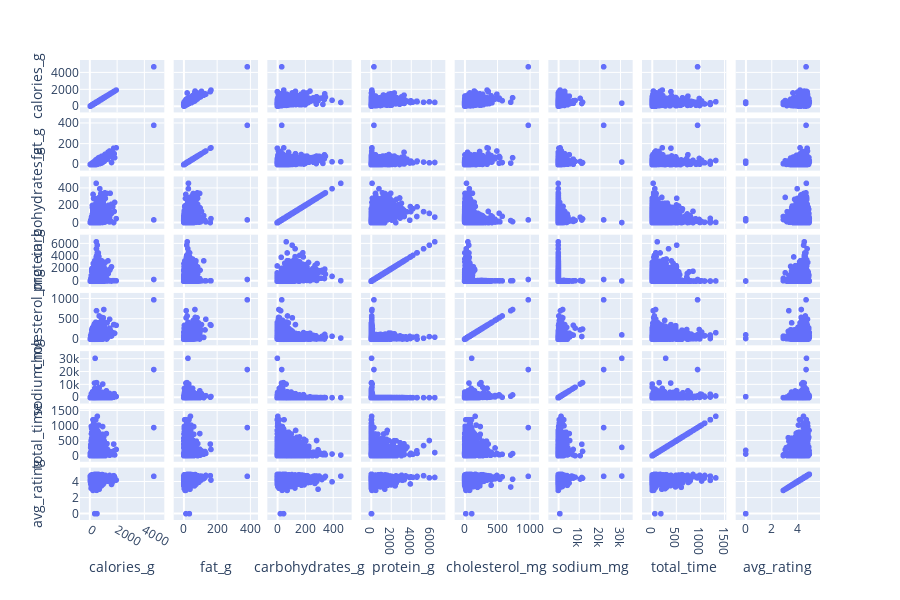

Write notebook code for a chart like this one.
### Code cell
import plotly.express as px
fig = px.scatter_matrix(noname)
fig.show()

### Figure 1 — Plotly figure (JSON) as saved in the notebook; plotly's stock layout.template omitted (floating-point values rounded to 4 significant figures; data arrays with more than 128 entries replaced by an {"elided": "..."} marker saying what was removed)
{"data": [{"dimensions": [{"axis": {"matches": true}, "label": "calories_g", "values": {"elided": "5201 int values"}}, {"axis": {"matches": true}, "label": "fat_g", "values": {"elided": "5201 float values"}}, {"axis": {"matches": true}, "label": "carbohydrates_g", "values": {"elided": "5201 float values"}}, {"axis": {"matches": true}, "label": "protein_g", "values": {"elided": "5201 float values"}}, {"axis": {"matches": true}, "label": "cholesterol_mg", "values": {"elided": "5201 str values"}}, {"axis": {"matches": true}, "label": "sodium_mg", "values": {"elided": "5201 float values"}}, {"axis": {"matches": true}, "label": "total_time", "values": {"elided": "5201 int values"}}, {"axis": {"matches": true}, "label": "avg_rating", "values": {"elided": "5201 float values"}}], "hoverlabel": {"namelength": 0}, "hovertemplate": "%{xaxis.title.text}=%{x}<br>%{yaxis.title.text}=%{y}", "legendgroup": "", "marker": {"color": "#636efa", "symbol": "circle"}, "name": "", "showlegend": false, "type": "splom"}], "layout": {"dragmode": "select", "height": 600, "legend": {"tracegroupgap": 0}, "margin": {"t": 60}}}
